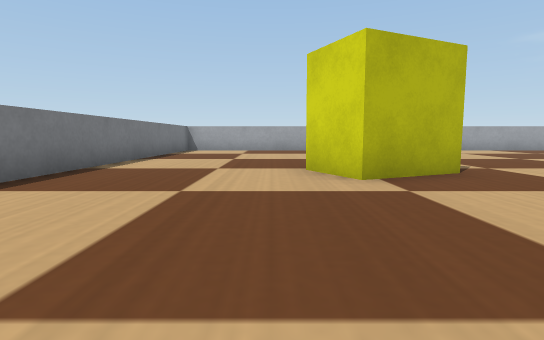
View 1 (above)

18 first-person views from a walk through a Webots world. The camera is 0.06 m above the floor, tilts 6° down and sees 80° across. The floor is counted in squares, 0.1 m on a side. Each view is taken from the middle of a square. On the plan, view 1 faces up. The plan holds only what a view shows up to about 9 squares ahead; the rest is blank. Robots are left out. Webots' stock objects and surfaces are drawn as simple stand-ins.

View 2
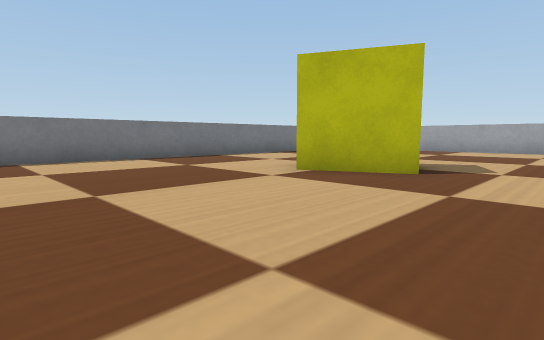

View 3
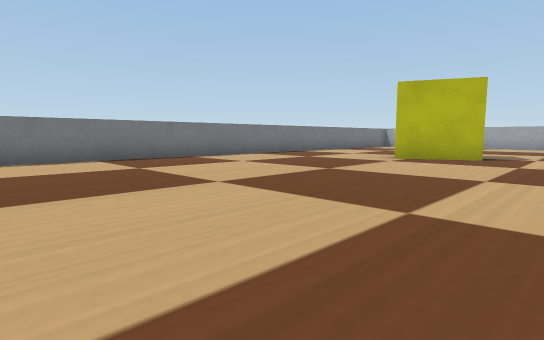

View 4
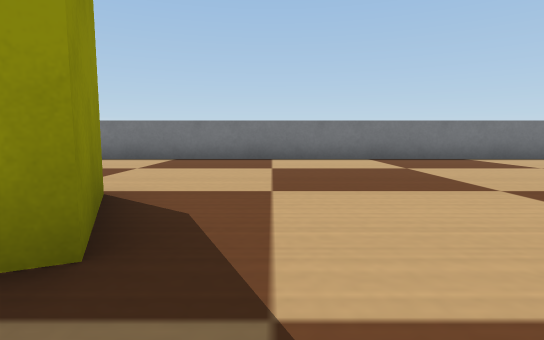

View 5
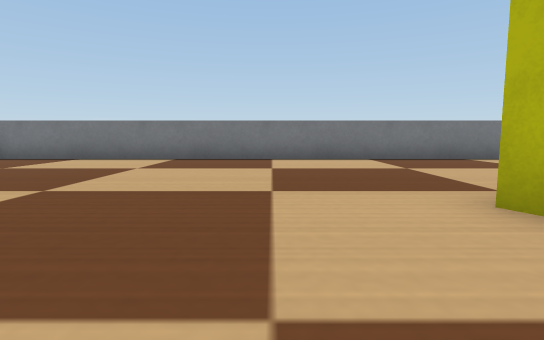

View 6
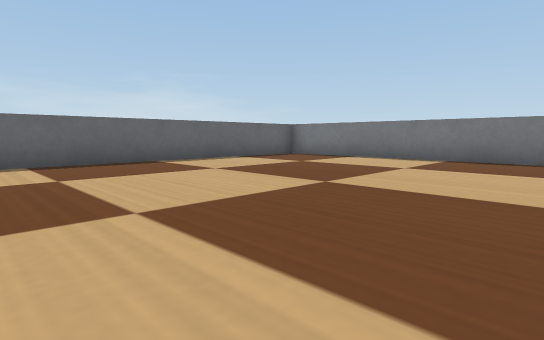

View 7
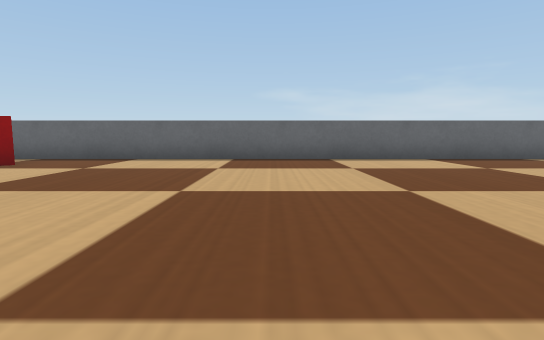

View 8
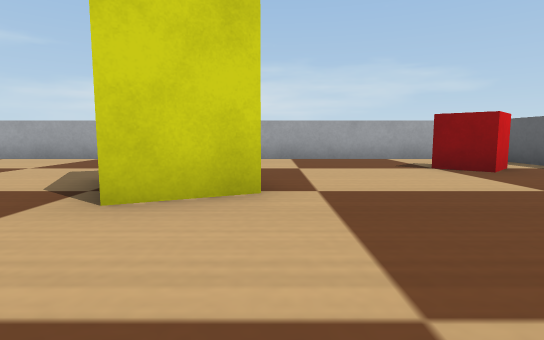

View 9
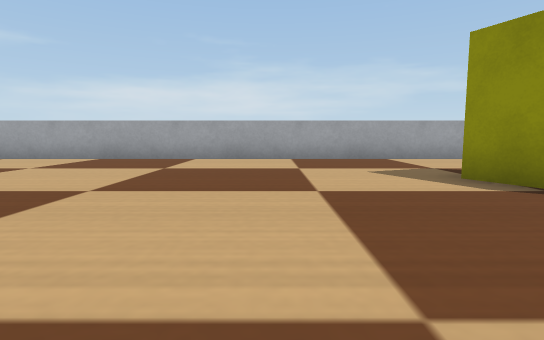

View 10
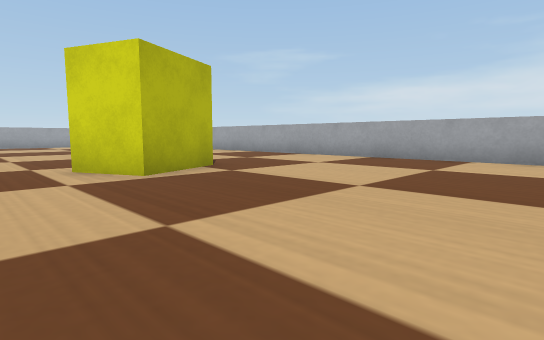

View 11
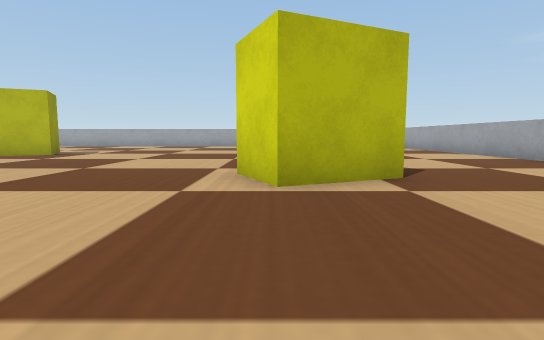

View 12
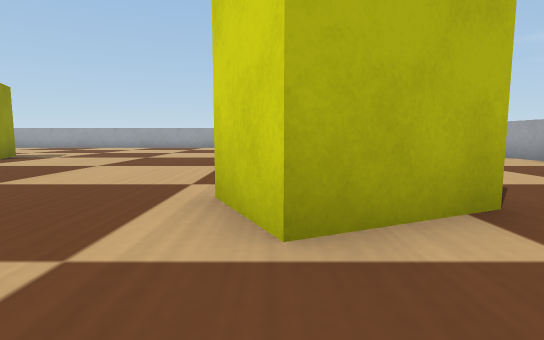

View 13
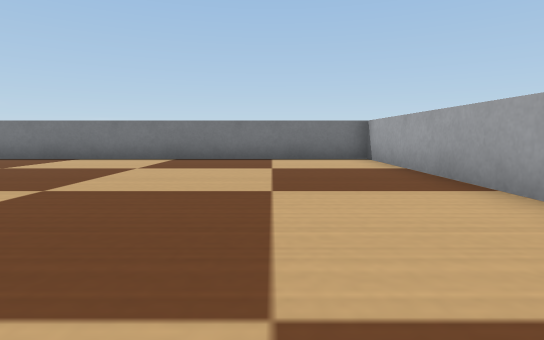

View 14
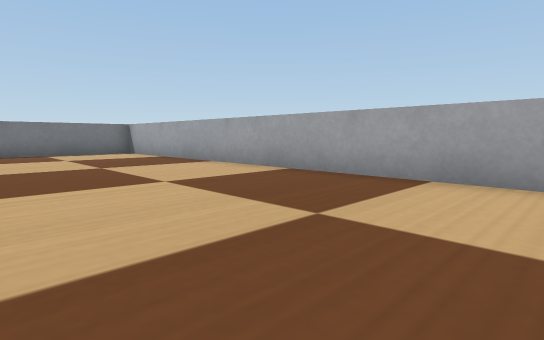

View 15
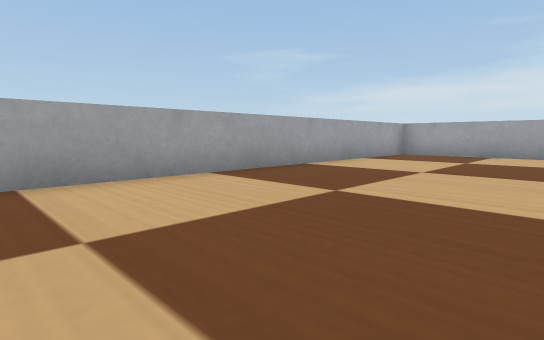

View 16
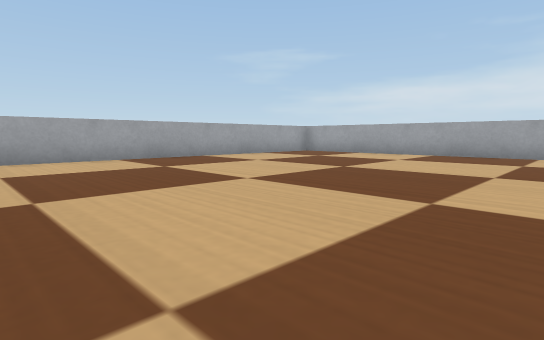

View 17
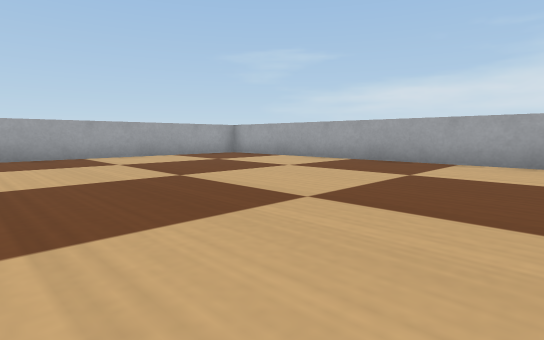

View 18
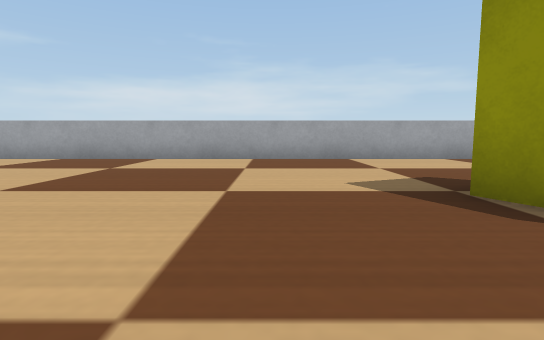

### Floor plan
Points are (right, up) in squares from view 1. A wall is a line through its corners. A room is listed if a view was taken in it or the views show most of it. See-through windows are left out.
Room 1 (views 1, 2, 3, 4, 5, 6, 7, 8, 9, 10, 11, 12, 13, 14, 15, 16, 17, 18)
walls: (10.6, 0.7) (11.3, 1); (11.9, -0.4) (10.1, -1.2) (9.4, 0.2); (1.6, -5.8) (3.6, -4.9); (2.7, -6.9) (2.2, -7.1); (2.6, 6.2) (3.1, 5.2) (1.2, 4.4) (0.6, 5.8); (11.7, -9.1) (12.6, -8.7); (11.4, -11) (10.7, -9.5); (14.4, 13.5) (-3.5, 13.5) (-3.5, -16.1); (16.5, -15.2) (16.5, 11.4); (-0.4, -16.5) (15.6, -16.5)
objects: red box (14, -15) to (14, -14)

Where each view was taken, in squares from view 1:
view 1: 0 up, 0 right, facing up
view 2: 0 up, 5 right, facing up-left
view 3: 4 down, 5 right, facing up-left
view 4: 4 down, 5 right, facing left
view 5: 9 down, 5 right, facing left
view 6: 9 down, 5 right, facing down-left
view 7: 8 down, 8 right, facing down
view 8: 11 down, 8 right, facing right
view 9: 6 down, 8 right, facing right
view 10: 6 down, 8 right, facing up-right
view 11: 5 down, 10 right, facing up
view 12: 3 down, 10 right, facing up
view 13: 11 up, 5 right, facing left
view 14: 9 up, 8 right, facing up-left
view 15: 9 up, 6 right, facing up-right
view 16: 5 up, 6 right, facing up-right
view 17: 4 up, 9 right, facing up-right
view 18: 3 up, 8 right, facing right
